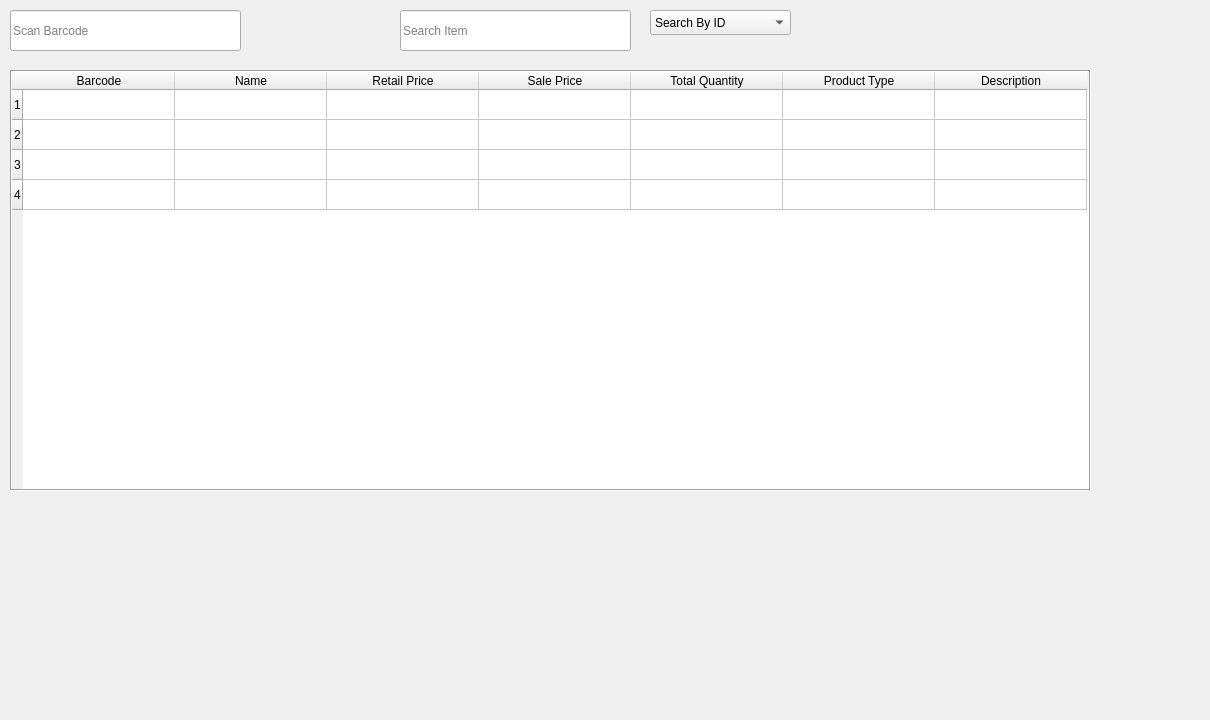
<?xml version="1.0" encoding="UTF-8"?>
<ui version="4.0">
 <class>Inventory_Dialog</class>
 <widget class="QDialog" name="Inventory_Dialog">
  <property name="geometry">
   <rect>
    <x>0</x>
    <y>0</y>
    <width>1210</width>
    <height>720</height>
   </rect>
  </property>
  <property name="windowTitle">
   <string>Dialog</string>
  </property>
  <widget class="QTableWidget" name="ScanItem_Table">
   <property name="geometry">
    <rect>
     <x>10</x>
     <y>70</y>
     <width>1081</width>
     <height>421</height>
    </rect>
   </property>
   <property name="minimumSize">
    <size>
     <width>0</width>
     <height>0</height>
    </size>
   </property>
   <property name="frameShape">
    <enum>QFrame::Box</enum>
   </property>
   <property name="frameShadow">
    <enum>QFrame::Sunken</enum>
   </property>
   <property name="sizeAdjustPolicy">
    <enum>QAbstractScrollArea::AdjustToContents</enum>
   </property>
   <property name="editTriggers">
    <set>QAbstractItemView::AnyKeyPressed|QAbstractItemView::EditKeyPressed|QAbstractItemView::SelectedClicked</set>
   </property>
   <property name="horizontalScrollMode">
    <enum>QAbstractItemView::ScrollPerItem</enum>
   </property>
   <property name="sortingEnabled">
    <bool>false</bool>
   </property>
   <attribute name="horizontalHeaderVisible">
    <bool>true</bool>
   </attribute>
   <attribute name="horizontalHeaderDefaultSectionSize">
    <number>152</number>
   </attribute>
   <attribute name="verticalHeaderCascadingSectionResizes">
    <bool>true</bool>
   </attribute>
   <attribute name="verticalHeaderShowSortIndicator" stdset="0">
    <bool>true</bool>
   </attribute>
   <row>
    <property name="text">
     <string>1</string>
    </property>
   </row>
   <row>
    <property name="text">
     <string>2</string>
    </property>
   </row>
   <row>
    <property name="text">
     <string>3</string>
    </property>
   </row>
   <row>
    <property name="text">
     <string>4</string>
    </property>
   </row>
   <column>
    <property name="text">
     <string>Barcode</string>
    </property>
   </column>
   <column>
    <property name="text">
     <string>Name</string>
    </property>
   </column>
   <column>
    <property name="text">
     <string>Retail Price</string>
    </property>
   </column>
   <column>
    <property name="text">
     <string>Sale Price</string>
    </property>
   </column>
   <column>
    <property name="text">
     <string>Total Quantity</string>
    </property>
   </column>
   <column>
    <property name="text">
     <string>Product Type</string>
    </property>
   </column>
   <column>
    <property name="text">
     <string>Description</string>
    </property>
   </column>
   <item row="0" column="0">
    <property name="text">
     <string/>
    </property>
    <property name="textAlignment">
     <set>AlignCenter</set>
    </property>
   </item>
  </widget>
  <widget class="QLineEdit" name="AddnewInventory">
   <property name="geometry">
    <rect>
     <x>10</x>
     <y>10</y>
     <width>231</width>
     <height>41</height>
    </rect>
   </property>
   <property name="placeholderText">
    <string>Scan Barcode</string>
   </property>
  </widget>
  <widget class="QLineEdit" name="searchInventory">
   <property name="geometry">
    <rect>
     <x>400</x>
     <y>10</y>
     <width>231</width>
     <height>41</height>
    </rect>
   </property>
   <property name="placeholderText">
    <string>Search Item</string>
   </property>
  </widget>
  <widget class="QComboBox" name="comboBox">
   <property name="geometry">
    <rect>
     <x>650</x>
     <y>10</y>
     <width>141</width>
     <height>25</height>
    </rect>
   </property>
   <item>
    <property name="text">
     <string>Search By ID</string>
    </property>
   </item>
   <item>
    <property name="text">
     <string>Search By Name</string>
    </property>
   </item>
  </widget>
 </widget>
 <resources/>
 <connections/>
</ui>
